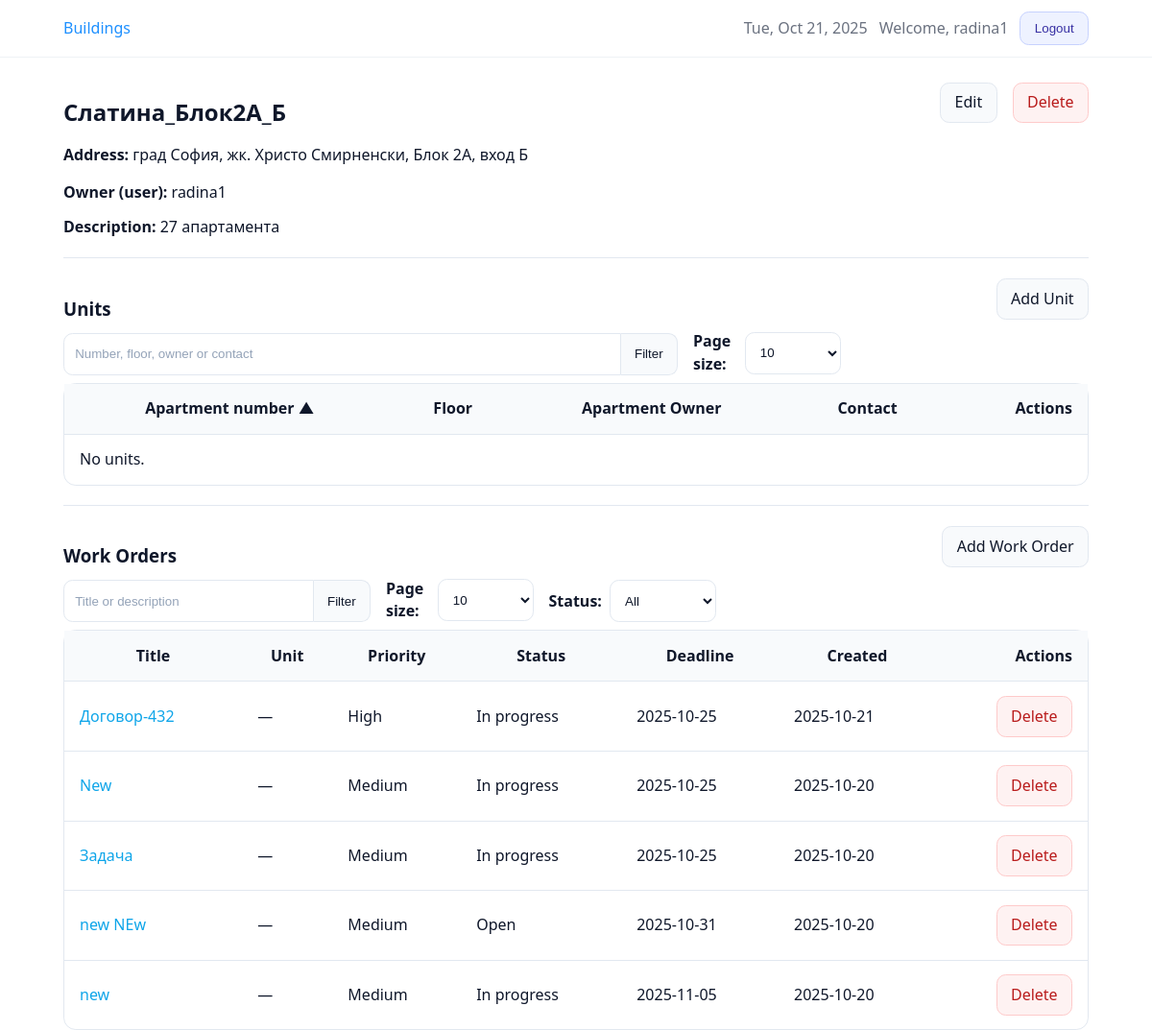
Screenshot of /buildings/3/ (signed in) with the database file from the repository.
### core/models.py (models this page shows, shortened)
class TimeStampedModel(models.Model):
    created_at = models.DateTimeField(auto_now_add=True, db_index=True)
    updated_at = models.DateTimeField(auto_now=True)
    class Meta:
        abstract = True

class Building(TimeStampedModel):
    owner = models.ForeignKey(
        settings.AUTH_USER_MODEL,
        on_delete=models.CASCADE,
        related_name="buildings",
    )
    name = models.CharField(max_length=255, db_index=True)
    address = models.CharField(max_length=512, blank=True)
    description = models.TextField(blank=True)
    objects = BuildingQuerySet.as_manager()
    class Meta:
        ordering = ["name", "id"]

class WorkOrder(TimeStampedModel):
    class Status(models.TextChoices):
        OPEN = "OPEN", "Open"
        IN_PROGRESS = "IN_PROGRESS", "In progress"
        DONE = "DONE", "Done"
    class Priority(models.TextChoices):
        LOW = "LOW", "Low"
        MEDIUM = "MEDIUM", "Medium"
        HIGH = "HIGH", "High"
    building = models.ForeignKey(
        Building,
        on_delete=models.CASCADE,
        related_name="work_orders",  # used by annotations in views
    )
    unit = models.ForeignKey(
        Unit,
        null=True,
        blank=True,
        on_delete=models.SET_NULL,
        related_name="work_orders",
    )
    title = models.CharField(max_length=255)
    description = models.TextField(blank=True)
    status = models.CharField(
        max_length=20,
        choices=Status.choices,
        default=Status.OPEN,
        db_index=True,
    )
    priority = models.CharField(
        max_length=10,
        choices=Priority.choices,
        default=Priority.MEDIUM,
        db_index=True,
    )
    deadline = models.DateField(null=False, blank=False)
    archived_at = models.DateTimeField(null=True, blank=True, db_index=True)
    objects = WorkOrderQuerySet.as_manager()
    class Meta:
        ordering = ["-created_at", "-id"]

### core/views.py (the view, shortened to what this page needs)
# urls.py: path("buildings/<int:pk>/", views.BuildingDetailView.as_view(), name="building_detail"),
class BuildingDetailView(LoginRequiredMixin, UserPassesTestMixin, DetailView):
    model = Building
    template_name = "core/building_detail.html"
    context_object_name = "building"
    def get_queryset(self):
        return Building.objects.visible_to(self.request.user)
    def test_func(self):
        b = self.get_object()
        return self.request.user.is_staff or b.owner_id == self.request.user.id
    def _get_int(self, key: str, default: int) -> int:
        try:
            return int(self.request.GET.get(key, default))
        except (TypeError, ValueError):
            return default
    def get_context_data(self, **kwargs):
        ctx = super().get_context_data(**kwargs)
        bld = self.object
        u_q = (self.request.GET.get("u_q") or "").strip()
        u_per = self._get_int("u_per", 10)
        u_sort = (self.request.GET.get("u_sort") or "number").strip()
        if u_sort.lstrip("-") not in {"number", "floor", "owner_name"}:
            u_sort = "number"
        units_qs = Unit.objects.filter(building=bld)
        units_qs = units_qs.order_by(u_sort, "id")
        units_page = Paginator(units_qs, u_per).get_page(self.request.GET.get("u_page"))
        ctx.update(
            {
                "units_page": units_page,
                "u_q": u_q,
                "u_per": u_per,
                "u_sort": u_sort,
            }
        )
        w_q = (self.request.GET.get("w_q") or "").strip()
        w_per = self._get_int("w_per", 10)
        w_status = (self.request.GET.get("w_status") or "").strip().upper()
        wo_qs = (
            WorkOrder.objects.visible_to(self.request.user)
            .filter(building=bld, archived_at__isnull=True)  # show active work orders
            .select_related("unit")
            .annotate(
                priority_order=Case(
                    When(priority__iexact="HIGH", then=0),
                    When(priority__iexact="MEDIUM", then=1),
                    When(priority__iexact="LOW", then=2),
                    default=3,
                    output_field=IntegerField(),
                )
            )
        )
        if w_q:
            wo_qs = wo_qs.filter(Q(title__icontains=w_q) | Q(description__icontains=w_q))
        valid_status = {choice[0] for choice in WorkOrder.Status.choices}
        if w_status and w_status in valid_status:
            wo_qs = wo_qs.filter(status=w_status)
        wo_qs = wo_qs.order_by("priority_order", "deadline", "-id")
        workorders_page = Paginator(wo_qs, w_per).get_page(self.request.GET.get("w_page"))
        ctx.update(
            {
                "workorders_page": workorders_page,
                "w_q": w_q,
                "w_per": w_per,
                "w_status": w_status,
                "w_status_choices": WorkOrder.Status.choices,
            }
        )
        return ctx

### core/models.py (called while the page is built)
    def visible_to(self, user):
        if not user or not user.is_authenticated:
            return self.none()
        if user.is_staff or user.is_superuser:
            return self
        return self.filter(owner=user)

    def visible_to(self, user):
        if not user or not user.is_authenticated:
            return self.none()
        if user.is_staff or user.is_superuser:
            return self
        return self.filter(building__owner=user)

### templates/core/building_detail.html (shortened to what this page needs)
{% extends "base.html" %}
{% block content %}
<section>
  <div class="row space-between" style="align-items:center; gap:1rem; flex-wrap:wrap; margin-bottom:.75rem;">
    <h2 class="mb-0">{{ building.name }}</h2>
    <div class="row gap">
      <a class="btn" href="{% url 'building_update' building.id %}">Edit</a>
      <a class="btn btn-danger" href="{% url 'building_delete' building.id %}">Delete</a>
    </div>
  </div>
  <p class="mb-1"><strong>Address:</strong> {{ building.address }}</p>
  {% if building.owner %}
    <p class="mb-2"><strong>Owner (user):</strong> {{ building.owner.username }}</p>
  {% endif %}
  {% if building.description %}
    <div class="bm-description mb-2"><strong>Description:</strong> {{ building.description }}</div>
  {% endif %}
  <hr class="section-divider" />
  <div class="row space-between" style="gap:1rem; align-items:center; flex-wrap:wrap;">
    <h3 class="mb-0">Units</h3>
    <a class="btn" href="{% url 'unit_create' pk=building.id %}">Add Unit</a>
  </div>
  <form method="get" class="row" style="gap:1rem; flex-wrap:wrap; align-items:flex-end; margin-top:.6rem; margin-bottom:.5rem;">
    <div class="input-group joined" style="flex:1; min-width:320px; max-width:640px;">
      <input id="id_u_q" class="input-search" type="text" name="u_q" value="{{ u_q }}"
             placeholder="Number, floor, owner or contact"/>
      <button class="btn" type="submit">Filter</button>
    </div>
    <div class="row" style="gap:.5rem; align-items:center;">
      <label for="id_u_per" style="margin:0;">Page size:</label>
      <select id="id_u_per" name="u_per" onchange="this.form.submit()">
        <option value="10"  {% if u_per == 10  %}selected{% endif %}>10</option>
      </select>
    </div>
  </form>
  <div class="table-wrap">
    <table class="bm-table">
      <thead>
        <tr>
          <th>
            {% with field='number' %}
              {% if u_sort == field %}
                {% with next='-'|add:field %}
                  <a href="?u_sort={{ next }}{% if u_q %}&u_q={{ u_q|urlencode }}{% endif %}{% if u_per %}&u_per={{ u_per }}{% endif %}">Apartment number ▲</a>
                {% endwith %}
              {% elif u_sort == '-'|add:field %}
                <a href="?u_sort=number{% if u_q %}&u_q={{ u_q|urlencode }}{% endif %}{% if u_per %}&u_per={{ u_per }}{% endif %}">Apartment number ▼</a>
              {% else %}
                <a href="?u_sort=number{% if u_q %}&u_q={{ u_q|urlencode }}{% endif %}{% if u_per %}&u_per={{ u_per }}{% endif %}">Apartment number</a>
              {% endif %}
            {% endwith %}
          </th>
          <th>
            {% with field='floor' %}
              {% if u_sort == field %}
                {% with next='-'|add:field %}
                  <a href="?u_sort={{ next }}{% if u_q %}&u_q={{ u_q|urlencode }}{% endif %}{% if u_per %}&u_per={{ u_per }}{% endif %}">Floor ▲</a>
                {% endwith %}
              {% elif u_sort == '-'|add:field %}
                <a href="?u_sort=floor{% if u_q %}&u_q={{ u_q|urlencode }}{% endif %}{% if u_per %}&u_per={{ u_per }}{% endif %}">Floor ▼</a>
              {% else %}
                <a href="?u_sort=floor{% if u_q %}&u_q={{ u_q|urlencode }}{% endif %}{% if u_per %}&u_per={{ u_per }}{% endif %}">Floor</a>
              {% endif %}
            {% endwith %}
          </th>
          <th>Apartment Owner</th>
          <th>Contact</th>
          <th class="text-right">Actions</th>
        </tr>
      </thead>
      <tbody>
        {% for u in units_page %}
          <tr>
            <td><a href="{% url 'unit_update' u.id %}">{{ u.number }}</a></td>
            <td>{{ u.floor }}</td>
            <td>{{ u.owner_name|default:"—" }}</td>
            <td>{{ u.contact_phone|default:"—" }}</td>
            <td class="text-right">
              <a class="btn btn-danger" href="{% url 'unit_delete' u.id %}">Delete</a>
            </td>
          </tr>
        {% empty %}
          <tr>
            <td colspan="5">No units.</td>
          </tr>
        {% endfor %}
      </tbody>
    </table>
  </div>
  <hr class="section-divider" />
  <div class="row space-between" style="gap:1rem; align-items:center; flex-wrap:wrap;">
    <h3 class="mb-0">Work Orders</h3>
    <a class="btn" href="{% url 'work_order_create' %}?building={{ building.id }}">Add Work Order</a>
  </div>
  <form method="get" class="row" style="gap:1rem; flex-wrap:wrap; align-items:flex-end; margin-top:.6rem; margin-bottom:.5rem;">
    <div class="input-group joined" style="min-width:320px; max-width:680px;">
      <input id="id_w_q" class="input-search" type="text" name="w_q" value="{{ w_q }}" placeholder="Title or description"/>
      <button class="btn" type="submit">Filter</button>
    </div>
    <div class="row" style="gap:.5rem; align-items:center;">
      <label for="id_w_per" style="margin:0;">Page size:</label>
      <select id="id_w_per" name="w_per" onchange="this.form.submit()">
        <option value="10"  {% if w_per|add:0 == 10  %}selected{% endif %}>10</option>
      </select>
    </div>
    <div class="row" style="gap:.5rem; align-items:center;">
      <label for="id_w_status" style="margin:0;">Status:</label>
      <select id="id_w_status" name="w_status" onchange="this.form.submit()">
        <option value="" {% if not w_status %}selected{% endif %}>All</option>
      </select>
    </div>
  </form>
  <div class="table-wrap">
    <table class="bm-table">
      <thead>
        <tr>
          <th>Title</th>
          <th>Unit</th>
          <th>Priority</th>
          <th>Status</th>
          <th>Deadline</th>
          <th>Created</th>
          <th class="text-right">Actions</th>
        </tr>
      </thead>
      <tbody>
        {% if workorders_page and workorders_page.object_list %}
          {% for w in workorders_page.object_list %}
            <tr>
              <td><a href="{% url 'work_order_update' w.id %}">{{ w.title }}</a></td>
              <td>{% if w.unit_id %}#{{ w.unit.number }}{% else %}—{% endif %}</td>
              <td>{{ w.get_priority_display }}</td>
              <td>{{ w.get_status_display }}</td>
              <td>{% if w.deadline %}{{ w.deadline|date:"Y-m-d" }}{% else %}—{% endif %}</td>
              <td>{{ w.created_at|date:"Y-m-d" }}</td>
              <td class="text-right">
                <a class="btn btn-danger" href="{% url 'work_order_delete' w.id %}?building={{ building.id }}">Delete</a>
              </td>
            </tr>
          {% endfor %}
        {% else %}
          <tr><td colspan="7">No work orders for this building.</td></tr>
        {% endif %}
      </tbody>
    </table>
  </div>
</section>
{% endblock %}

### templates/base.html (shortened to what this page needs)
{% load static %}
<!doctype html>
<html lang="en">
  <head>
    <link rel="stylesheet" href="{% static 'css/app.css' %}?v={% now 'U' %}"/>
  </head>
  <body class="{% block body_class %}{% endblock %}">
    <header style="border-bottom:1px solid #eef2f6; background:#fff;">
      <div style="max-width:1100px; margin:0 auto; padding:.75rem 1rem;">
        <div style="display:flex; justify-content:space-between; align-items:center; gap:1rem;">
          <nav style="display:flex; gap:1rem; align-items:center;" aria-label="Primary">
            {% block topbar_left %}
              <a href="{% url 'buildings_list' %}" style="text-decoration:none; color:#1e90ff;">Buildings</a>
            {% endblock %}
          </nav>
          <div style="display:flex; gap:.75rem; align-items:center; white-space:nowrap;">
            {% block topbar_right %}
              {% if user.is_authenticated %}
                <time datetime="{% now 'c' %}" style="color:#6b7280;">{% now 'D, M j, Y' %}</time>
                <span style="color:#6b7280;">Welcome, {{ user.get_full_name|default:user.username }}</span>
                <form action="{% url 'logout' %}" method="post" style="display:inline;">
                  <button type="submit" class="btn btn-secondary">Logout</button>
                </form>
              {% else %}
                <a class="btn" href="{% url 'login' %}">Login</a>
              {% endif %}
            {% endblock %}
          </div>
        </div>
      </div>
    </header>
    <main style="max-width:1100px; margin:1.25rem auto; padding:0 1rem;">
      {% block content %}{% endblock %}
    </main>
  </body>
</html>

### static/css/app.css (style rules this page uses)
*, *::before, *::after { box-sizing: border-box; }
html, body { height: 100%; }
body { margin: 0; font-family: ui-sans-serif, system-ui, -apple-system, Segoe UI, Roboto, Helvetica, Arial; line-height: 1.45; color: #0f172a; background: #fff; }
a { color: #0ea5e9; text-decoration: none; }
.row { display: flex; align-items: center; }
.space-between { justify-content: space-between; }
.gap { gap: 1rem; }
.mb-0 { margin-bottom:0 }
.mb-1 { margin-bottom:.25rem }
.mb-2 { margin-bottom:.75rem }
.text-right { text-align: right; }
.section-divider { border: 0; border-top: 1px solid #e2e8f0; margin: 1.25rem 0; }
.btn { --bg: #f8fafc; --bd: #e2e8f0; --fg: #0f172a; display:inline-flex;align-items:center;justify-content:center; padding:.55rem .9rem;border:1px solid var(--bd);border-radius:.6rem; background:var(--bg);color:var(--fg);font-weight:500;cursor:pointer;user-select:none; transition: background-color .15s ease, border-color .15s ease, color .15s ease; }
.btn-secondary { --bg:#eef2ff; --bd:#c7d2fe; --fg:#3730a3; }
.btn-danger { --bg:#fef2f2; --bd:#fecaca; --fg:#b91c1c; }
label { font-weight: 600; color: #0f172a; display:inline-block; margin-bottom:.35rem; }
.input, input[type=text], input[type=password], input[type=email], input[type=tel], input[type=number], input[type=date], select, textarea { width:100%; display:block; padding:.6rem .7rem; border:1px solid #e2e8f0; border-radius:.6rem; background:#fff; color:#0f172a; outline:none; transition: border-color .15s ease, box-shadow .15s ease; box-sizing: border-box; }
.input, input[type=text], input[type=password], input[type=email], input[type=tel], input[type=number], input[type=date], select { height: 44px; line-height: 1.4; }
.input::placeholder, input::placeholder, textarea::placeholder { color:#94a3b8; }
.input-search { padding:.65rem .8rem; }
.input-group.joined { display:flex; }
.input-group.joined > .input-search { border-top-right-radius:0;border-bottom-right-radius:0;flex:1 1 auto; }
.input-group.joined > .btn { border-top-left-radius:0;border-bottom-left-radius:0;border-left:0; }
.table-wrap { overflow-x:auto; }
.bm-table { width:100%; border-collapse:separate; border-spacing:0; border:1px solid #e2e8f0; border-radius:.8rem; background:#fff; }
.bm-table th, .bm-table td { padding:.9rem 1rem; border-bottom:1px solid #e2e8f0; vertical-align:middle; }
.bm-table thead th { position:sticky; top:0; z-index:1; background:#f8fafc; font-weight:700; color:#0f172a; }
.bm-table tr:last-child td { border-bottom:0; }
.bm-table th a { color:inherit; text-decoration:none; }
.bm-table a { text-underline-offset:2px; }

### rows the page displays
Building: name "Слатина_Блок2А_Б", address "град София, жк. Христо Смирненски, Блок 2А, вход Б", owner.username "radina1", description "27 апартамента"
WorkOrder: title "Договор-432", priority "High", status "In progress", deadline "2025-10-25", created_at "2025-10-21"
WorkOrder: title "New", priority "Medium", status "In progress", deadline "2025-10-25", created_at "2025-10-20"
WorkOrder: title "Задача", priority "Medium", status "In progress", deadline "2025-10-25", created_at "2025-10-20"
WorkOrder: title "new NEw", priority "Medium", status "Open", deadline "2025-10-31", created_at "2025-10-20"
WorkOrder: title "new", priority "Medium", status "In progress", deadline "2025-11-05", created_at "2025-10-20"

### other values shown
{{ user.get_full_name|default:user.username }} "radina1"
